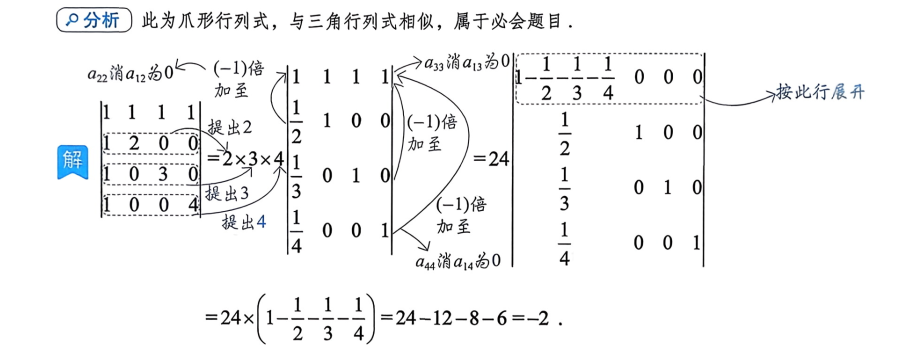
#> input picture 默认题库/27基础30讲线代/01 行列式 1-例题/A-01-1-02.png, 917 x 348 px
$ python -i build_mechanical_professional_banks.py   (imports and definitions only)
#> lines starting #> are read from the running program, lines starting #| are printed output that depends on the picture
#!/usr/bin/env python3
"""Audit split mechanical-course images and build five professional banks.

The original split folders are preferred because every crop retains the full
rendered PDF width. The horizontally auto-cropped ``拆分/output`` tree is used
only to fill missing answers for the 220-question intensive book; those images
are padded back to the book's standard width before being copied.
"""

from __future__ import annotations

import json
import re
import shutil
from collections import Counter, defaultdict
from dataclasses import dataclass
from datetime import datetime, timezone
from functools import lru_cache
from pathlib import Path

from PIL import Image, ImageFilter


ROOT = Path(__file__).resolve().parents[1]
SPLIT_ROOT = ROOT / "拆分"
DEFAULT_ROOT = ROOT / "默认题库"
MANIFEST = DEFAULT_ROOT / "题库数据.json"
AUDIT_REPORT = SPLIT_ROOT / "专业课题库审计.json"
IMAGE_NAME = re.compile(r"^([QA])-(\d+)-(\d+)-(\d+)(?:\.(\d+))?\.png$", re.I)


@dataclass(frozen=True)
class Book:
    bank_id: str
    source_name: str
    display_name: str
    description: str
    chapter_names: tuple[str, ...]
    section_names: dict[int, str]
    chapter_section_names: tuple[dict[int, str], ...] | None = None
    unique_numbers_per_chapter: bool = False
    answer_fallback: str | None = None
    prefer_answer_fallback: bool = False


TYPE_SECTIONS = {
    1: "填空题",
    2: "判断题",
    3: "选择题",
    4: "简答题",
    5: "计算分析题",
    6: "结构与作图题",
    7: "综合题",
}

CHINESE_NUMERALS = (
    "一", "二", "三", "四", "五", "六", "七",
    "八", "九", "十", "十一", "十二", "十三",
)


def numbered_chapters(names: tuple[str, ...], style: str) -> tuple[str, ...]:
    if style == "arabic":
        return tuple(f"第{index}章 {name}" for index, name in enumerate(names, 1))
    if style == "chinese":
        return tuple(f"第{CHINESE_NUMERALS[index - 1]}章 {name}" for index, name in enumerate(names, 1))
    if style == "topic":
        return tuple(f"强化专题{CHINESE_NUMERALS[index - 1]} {name}" for index, name in enumerate(names, 1))
    raise ValueError(f"Unknown chapter numbering style: {style}")


BOOKS = (
    Book(
        "default-mechanical-theory-basic-450",
        "机械原理-基础过关450题",
        "机械原理-基础过关450题",
        "飞轮哥机械原理基础过关题库；题图保留原始页面宽度。",
        numbered_chapters((
            "平面机构的结构分析", "平面机构的运动分析", "平面机构的力分析",
            "机械效率和自锁", "平面机构平衡", "机器的运转及其速度波动的调节",
            "平面连杆机构及其设计", "凸轮机构及其设计", "齿轮机构及其设计",
            "轮系及其设计", "其他常用机构",
        ), "arabic"),
        TYPE_SECTIONS,
        answer_fallback="原始答案重匹配/机械原理-基础过关450题",
    ),
    Book(
        "default-mechanical-theory-intensive-220",
        "机械原理-强化冲关220题",
        "机械原理-强化冲关220题",
        "飞轮哥机械原理强化冲关题库；按板块整理，题图保留原始页面宽度。",
        numbered_chapters((
            "平面机构的结构分析", "平面机构的运动分析", "平面连杆机构及其设计",
            "凸轮机构及其设计", "齿轮机构及其设计", "轮系及其设计",
            "力分析与效率自锁", "机械的平衡",
            "机械的运转及其速度波动的调节", "其他常用机构",
        ), "chinese"),
        {index: f"强化板块 {index}" for index in range(1, 8)},
        unique_numbers_per_chapter=True,
        answer_fallback="原始答案重匹配/机械原理-强化冲关220题",
        prefer_answer_fallback=True,
    ),
    Book(
        "default-mechanical-design-basic-600",
        "机械设计-基础过关600题",
        "机械设计-基础过关600题",
        "飞轮哥机械设计基础过关题库；题图保留原始页面宽度。",
        numbered_chapters((
            "机械设计总论", "机械零件的疲劳强度", "摩擦、磨损与润滑概述",
            "螺纹连接和螺旋传动", "轴毂连接", "带传动", "链传动",
            "齿轮传动", "蜗杆传动", "滑动轴承", "滚动轴承",
            "联轴器和离合器", "轴",
        ), "chinese"),
        TYPE_SECTIONS,
        answer_fallback="原始答案重匹配/机械设计-基础过关600题",
    ),
    Book(
        "default-mechanical-design-pass-680",
        "机械设计-考研通关680题",
        "机械设计-考研通关680题",
        "飞轮哥机械设计考研通关题库；题图保留原始页面宽度。",
        numbered_chapters((
            "机械设计总论", "机械零件的强度", "摩擦、磨损与润滑概述",
            "螺纹连接和螺旋传动", "键连接和花键连接", "带传动", "链传动",
            "齿轮传动", "蜗杆传动", "滑动轴承", "滚动轴承",
            "联轴器和离合器", "轴",
        ), "chinese"),
        TYPE_SECTIONS,
        chapter_section_names=(
            {1: "载荷与应力", 2: "失效形式和设计准则", 3: "材料及其选用", 4: "机械零件的设计"},
            {1: "疲劳曲线", 2: "极限应力线图", 3: "疲劳极限计算", 4: "接触强度"},
            {1: "摩擦", 2: "磨损", 3: "润滑"},
            {1: "螺纹", 2: "螺纹连接", 3: "螺纹连接的强度计算", 4: "螺栓组连接的结构设计与受力分析", 5: "螺旋传动"},
            {1: "键连接", 2: "花键连接"},
            {1: "概述", 2: "带传动的受力分析与打滑", 3: "带的应力分析", 4: "带的弹性滑动", 5: "失效形式与额定功率", 6: "参数选择", 7: "带的布置和张紧"},
            {1: "链传动的特点和结构", 2: "运动特性、动载荷与受力分析", 3: "链传动的设计计算", 4: "链传动的布置和张紧"},
            {1: "概述", 2: "失效形式和设计准则", 3: "受力分析与计算载荷", 4: "齿根弯曲疲劳强度", 5: "齿面接触疲劳强度", 6: "参数选取"},
            {1: "概述", 2: "失效形式及常用材料", 3: "受力分析", 4: "效率、润滑与热平衡计算"},
            {1: "概述", 2: "不完全径向滑动轴承的计算", 3: "雷诺方程与流体动压润滑", 4: "径向滑动轴承的参数与工作能力计算"},
            {1: "构造、类型及类型选择", 2: "工作情况与设计计算", 3: "轴承装置的设计"},
            {1: "联轴器", 2: "离合器"},
            {1: "轴的类型和应力状态", 2: "强度和刚度计算", 3: "轴系结构设计综合"},
        ),
        unique_numbers_per_chapter=True,
    ),
    Book(
        "default-mechanical-design-intensive-notes",
        "机械设计-强化班补充讲义",
        "机械设计-强化班补充讲义",
        "飞轮哥机械设计强化班补充讲义题库；题图保留原始页面宽度。",
        numbered_chapters((
            "机械零件的疲劳强度计算", "螺纹连接和螺旋传动",
            "键连接和花键连接", "带传动", "链传动", "齿轮传动",
            "蜗杆传动", "滑动轴承", "滚动轴承", "轴的计算",
            "轴系结构作图与改错", "画图题专题",
        ), "topic"),
        {index: f"强化考点 {index}" for index in range(1, 8)},
        answer_fallback="原始答案重匹配/机械设计-强化班补充讲义",
    ),
)

INTENSIVE_220_RANGES = {
    1: {1: (1, 11), 2: (12, 19)},
    2: {1: (1, 5), 2: (6, 25), 3: (26, 29)},
    3: {1: (1, 6), 2: (7, 19), 3: (20, 33), 4: (34, 39), 5: (40, 43), 6: (44, 54), 7: (55, 57)},
    4: {1: (1, 8), 2: (9, 16)},
    5: {1: (1, 10), 2: (11, 23)},
    6: {1: (1, 10), 2: (11, 20), 3: (21, 38)},
    7: {1: (1, 9), 2: (10, 16)},
    8: {1: (1, 13), 2: (14, 20)},
    9: {1: (1, 10), 2: (11, 16)},
    10: {1: (1, 6)},
}


# [17 lines left out: function collect, not called in this run]


def image_part(path: Path) -> int:
    match = IMAGE_NAME.match(path.name)
    return int(match.group(5) or 1) if match else 1


# [19 lines left out: function image_is_usable, not called in this run]


def usable(paths: list[Path]) -> bool:
    return any(image_is_usable(path) for path in paths)


# [78 lines left out: functions group_score, choose_unique, choose_unambiguous, section_for_220, section_name_for, standard_width and 1 more, not called in this run]


def trim_vertical_artifacts(path: Path) -> None:
    """Trim bottom whitespace, page numbers and detached QR-code footers.

    Horizontal coordinates are never changed. A median-filtered thumbnail
    suppresses scanner speckles before content rows are measured.
    """
    with Image.open(path) as opened:
#> opened is the input picture: PIL image 917x348 RGB; mean R, G, B 244.7, 245.1, 245.5
        image = opened.convert("RGB")
    if image.height < 80:
        return
    sample_width = min(350, image.width)
#> sample_width = 350
    sample_height = max(1, round(image.height * sample_width / image.width))
#> sample_height = 133
    gray = image.convert("L").resize((sample_width, sample_height)).filter(ImageFilter.MedianFilter(3))
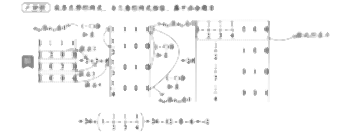
#> gray: PIL image 350x133 L; min 96, max 255, mean 247.6
#> (the run stopped early here; a loop or call above may not have finished)

$ run again, on 默认题库/27基础30讲线代/02 矩阵 1-例题/A-02-1-04.1.png
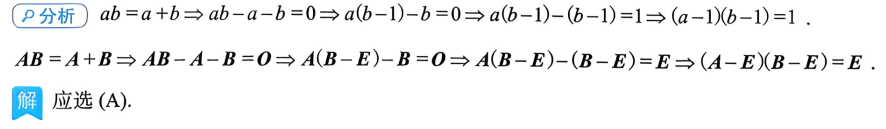
#> input picture 默认题库/27基础30讲线代/02 矩阵 1-例题/A-02-1-04.1.png, 886 x 129 px
#> in trim_vertical_artifacts, opened is the input picture: PIL image 886x129 RGB; mean R, G, B 241.6, 242.9, 243.5
#> in trim_vertical_artifacts, `gray = image.convert("L").resize((sample_width, sample_height)).filter..`:
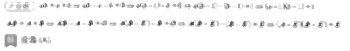
#> gray: PIL image 350x51 L; min 58, max 255, mean 245.9

$ run again, on 默认题库/27基础30讲线代/02 矩阵 1-例题/A-02-1-16.png
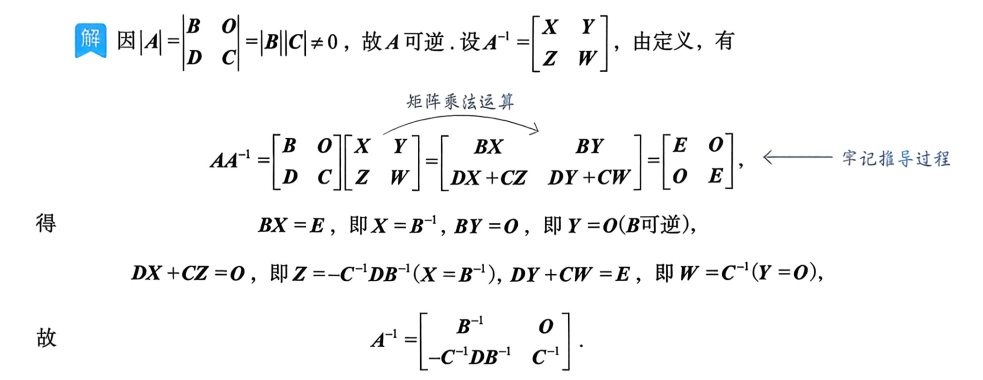
#> input picture 默认题库/27基础30讲线代/02 矩阵 1-例题/A-02-1-16.png, 983 x 380 px
#> in trim_vertical_artifacts, opened is the input picture: PIL image 983x380 RGB; mean R, G, B 245.7, 246.1, 246.3
#> in trim_vertical_artifacts, `gray = image.convert("L").resize((sample_width, sample_height)).filter..`:
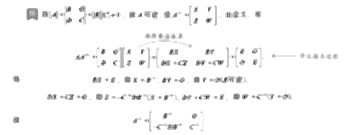
#> gray: PIL image 350x135 L; min 35, max 255, mean 248.2
